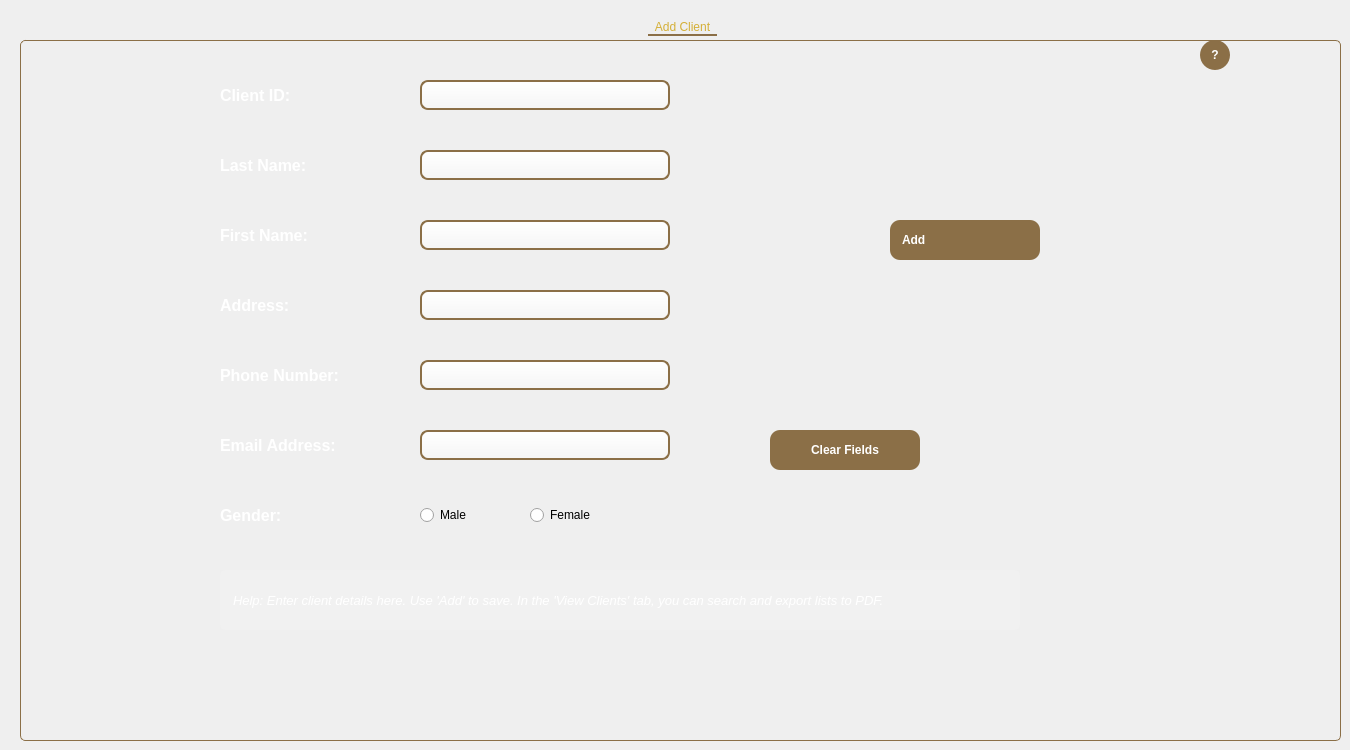
   <widget class="QWidget" name="tab_add">
    <attribute name="title">
     <string>Add Client</string>
    </attribute>
    <widget class="QGroupBox" name="group_add">
     <property name="geometry">
      <rect>
       <x>20</x>
       <y>20</y>
       <width>1321</width>
       <height>721</height>
      </rect>
     </property>
      <property name="styleSheet">
       <string notr="true">
        QGroupBox { background-color: transparent; border: 1px solid #8B6F47; border-radius: 5px; margin-top: 20px; }
        QGroupBox::title { subcontrol-origin: margin; subcontrol-position: top center; padding: 0 5px; background-color: transparent; border-bottom: 2px solid #8B6F47; font-family: 'Consolas'; color: #D4AF37; font-weight: bold; font-size: 16px; border-radius: 0px; }
        QLineEdit {
            background: qlineargradient(x1:0, y1:0, x2:0, y2:1, stop:0 #FFFFFF, stop:1 #F5F5F5);
            border: 2px solid #8B6F47;
            border-radius: 8px;
            padding: 3px 12px;
            font-size: 14px;
            color: #333;
            selection-background-color: #8B6F47;
            selection-color: white;
        }
        QLineEdit:hover {
            border: 2px solid #A0825A;
            background: qlineargradient(x1:0, y1:0, x2:0, y2:1, stop:0 #FFFFFF, stop:1 #FAFAFA);
        }
        QLineEdit:focus {
            border: 2px solid #8B4513; 
            background: #FFFAF0;
        }
       </string>
      </property>
     <property name="title">
      <string>Add Client</string>
     </property>
     <widget class="QLabel" name="label_id">
      <property name="geometry">
       <rect>
        <x>200</x>
        <y>60</y>
        <width>150</width>
        <height>30</height>
       </rect>
      </property>
      <property name="styleSheet">
       <string notr="true">color: white; font-size: 16px; font-weight: bold;
</string>
      </property>
      <property name="text">
       <string>Client ID:</string>
      </property>
     </widget>
     <widget class="QLabel" name="label_nom">
      <property name="geometry">
       <rect>
        <x>200</x>
        <y>130</y>
        <width>150</width>
        <height>30</height>
       </rect>
      </property>
      <property name="styleSheet">
       <string notr="true">color: white; font-size: 16px; font-weight: bold;
</string>
      </property>
      <property name="text">
       <string>Last Name:</string>
      </property>
     </widget>
     <widget class="QLabel" name="label_prenom">
      <property name="geometry">
       <rect>
        <x>200</x>
        <y>200</y>
        <width>150</width>
        <height>30</height>
       </rect>
      </property>
      <property name="styleSheet">
       <string notr="true">color: white; font-size: 16px; font-weight: bold;
</string>
      </property>
      <property name="text">
       <string>First Name:</string>
      </property>
     </widget>
     <widget class="QLabel" name="label_adresse">
      <property name="geometry">
       <rect>
        <x>200</x>
        <y>270</y>
        <width>150</width>
        <height>30</height>
       </rect>
      </property>
      <property name="styleSheet">
       <string notr="true">color: white; font-size: 16px; font-weight: bold;
</string>
      </property>
      <property name="text">
       <string>Address:</string>
      </property>
     </widget>
     <widget class="QLabel" name="label_tel">
      <property name="geometry">
       <rect>
        <x>200</x>
        <y>340</y>
        <width>150</width>
        <height>30</height>
       </rect>
      </property>
      <property name="styleSheet">
       <string notr="true">color: white; font-size: 16px; font-weight: bold;
</string>
      </property>
      <property name="text">
       <string>Phone Number:</string>
      </property>
     </widget>
     <widget class="QLabel" name="label_email">
      <property name="geometry">
       <rect>
        <x>200</x>
        <y>410</y>
        <width>150</width>
        <height>30</height>
       </rect>
      </property>
      <property name="styleSheet">
       <string notr="true">color: white; font-size: 16px; font-weight: bold;
</string>
      </property>
      <property name="text">
       <string>Email Address:</string>
      </property>
     </widget>
     <widget class="QLabel" name="label_sexe">
      <property name="geometry">
       <rect>
        <x>200</x>
        <y>480</y>
        <width>150</width>
        <height>30</height>
       </rect>
      </property>
      <property name="styleSheet">
       <string notr="true">color: white; font-size: 16px; font-weight: bold;
</string>
      </property>
      <property name="text">
       <string>Gender:</string>
      </property>
     </widget>
     <widget class="QLineEdit" name="le_id">
      <property name="geometry">
       <rect>
        <x>400</x>
        <y>60</y>
        <width>250</width>
        <height>30</height>
       </rect>
      </property>

     </widget>
     <widget class="QLineEdit" name="le_nom">
      <property name="geometry">
       <rect>
        <x>400</x>
        <y>130</y>
        <width>250</width>
        <height>30</height>
       </rect>
      </property>
      <property name="styleSheet">
       <string notr="true"/>
      </property>
     </widget>
     <widget class="QLineEdit" name="le_prenom">
      <property name="geometry">
       <rect>
        <x>400</x>
        <y>200</y>
        <width>250</width>
        <height>30</height>
       </rect>
      </property>
      <property name="styleSheet">
       <string notr="true"/>
      </property>
     </widget>
     <widget class="QLineEdit" name="le_adresse">
      <property name="geometry">
       <rect>
        <x>400</x>
        <y>270</y>
        <width>250</width>
        <height>30</height>
       </rect>
      </property>
      <property name="styleSheet">
       <string notr="true"/>
      </property>
     </widget>
     <widget class="QLineEdit" name="le_tel">
      <property name="geometry">
       <rect>
        <x>400</x>
        <y>340</y>
        <width>250</width>
        <height>30</height>
       </rect>
      </property>
      <property name="styleSheet">
       <string notr="true"/>
      </property>
     </widget>
     <widget class="QLineEdit" name="le_email">
      <property name="geometry">
       <rect>
        <x>400</x>
        <y>410</y>
        <width>250</width>
        <height>30</height>
       </rect>
      </property>
      <property name="styleSheet">
       <string notr="true"/>
      </property>
     </widget>
     <widget class="QRadioButton" name="rb_homme">
      <property name="geometry">
       <rect>
        <x>400</x>
        <y>480</y>
        <width>100</width>
        <height>30</height>
       </rect>
      </property>
      <property name="text">
       <string>Male</string>
      </property>
    <attribute name="buttonGroup">
     <string>bg_client_gender_add</string>
    </attribute>
     </widget>
     <widget class="QRadioButton" name="rb_femme">
      <property name="geometry">
       <rect>
        <x>510</x>
        <y>480</y>
        <width>100</width>
        <height>30</height>
       </rect>
      </property>
      <property name="text">
       <string>Female</string>
      </property>
    <attribute name="buttonGroup">
     <string>bg_client_gender_add</string>
    </attribute>
     </widget>
     <widget class="QPushButton" name="btn_add">
      <property name="geometry">
       <rect>
        <x>870</x>
        <y>200</y>
        <width>150</width>
        <height>40</height>
       </rect>
      </property>
         <property name="styleSheet">
            <string notr="true">
                QPushButton { background-color: #8B6F47; border-radius: 10px; color: white; font-weight: bold; padding-left: 12px; text-align: left; }
                QPushButton:hover { background-color: #FFF; border: 2px solid #8B6F47; color: #8B6F47; }
             </string>
         </property>
      <property name="text">
       <string>Add</string>
      </property>
         <property name="icon">
            <iconset resource="resources.qrc">
             <normaloff>:/assets/add.png</normaloff>:/assets/add.png</iconset>
         </property>
         <property name="iconSize">
            <size>
             <width>24</width>
             <height>24</height>
            </size>
         </property>
     </widget>
     <!-- btn_cancel removed for tactical UI -->

     <widget class="QPushButton" name="btn_clear">
      <property name="geometry">
       <rect>
        <x>750</x>
        <y>410</y>
        <width>150</width>
        <height>40</height>
       </rect>
      </property>
      <property name="styleSheet">
       <string notr="true">
         QPushButton { background-color: #8B6F47; border-radius: 10px; color: white; font-weight: bold; } QPushButton:hover { background-color: #FFF; border: 2px solid #8B6F47; color: #8B6F47; }
        </string>
      </property>
      <property name="text">
       <string>Clear Fields</string>
      </property>
      <property name="icon">
       <iconset resource="resources.qrc">
        <normaloff>:/assets/clear.png</normaloff>:/assets/clear.png</iconset>
      </property>
      <property name="iconSize">
       <size>
        <width>24</width>
        <height>24</height>
       </size>
      </property>
     </widget>

     <widget class="QToolButton" name="btn_help_add">
      <property name="geometry">
       <rect>
        <x>1180</x>
        <y>20</y>
        <width>30</width>
        <height>30</height>
       </rect>
      </property>
      <property name="styleSheet">
       <string notr="true">QToolButton { background-color: #8B6F47; border-radius: 15px; color: white; font-weight: bold; border: none; }
            QToolButton:checked { background-color: white; color: #8B6F47; border: 2px solid #8B6F47; }</string>
      </property>
      <property name="text">
       <string>?</string>
      </property>
      <property name="checkable">
       <bool>true</bool>
      </property>
     </widget>
     <widget class="QLabel" name="lbl_hint_add">
      <property name="geometry">
       <rect>
        <x>200</x>
        <y>550</y>
        <width>800</width>
        <height>60</height>
       </rect>
      </property>
      <property name="visible">
       <bool>false</bool>
      </property>
      <property name="styleSheet">
       <string notr="true">color: white; font-size: 13px; font-style: italic; background: rgba(255, 255, 255, 0.1); padding: 10px; border-radius: 5px;</string>
      </property>
      <property name="text">
       <string>Help: Enter client details here. Use 'Add' to save. In the 'View Clients' tab, you can search and export lists to PDF.</string>
      </property>
     </widget>
    </widget>
   </widget>
